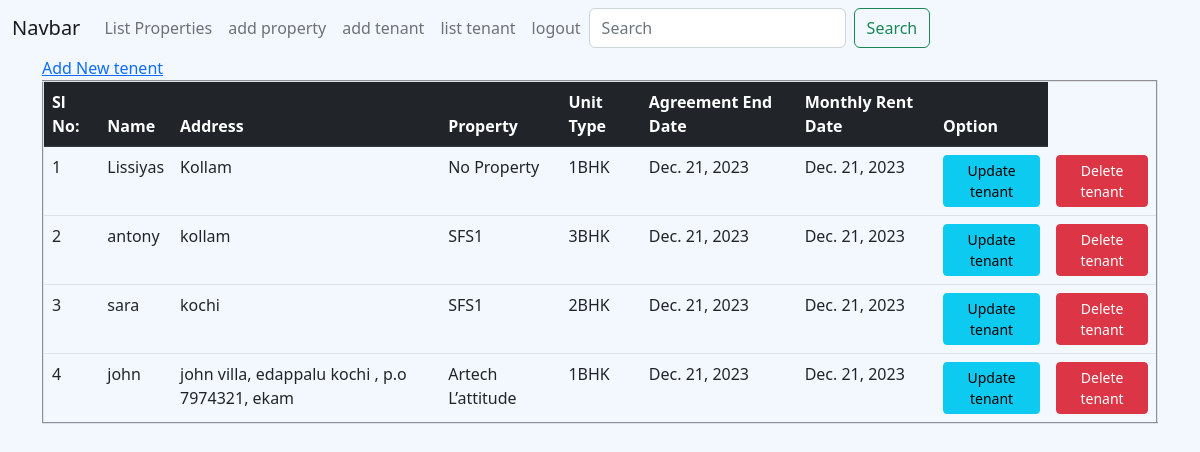
/list-tenant/ (signed in), run on an earlier commit of the app's database.
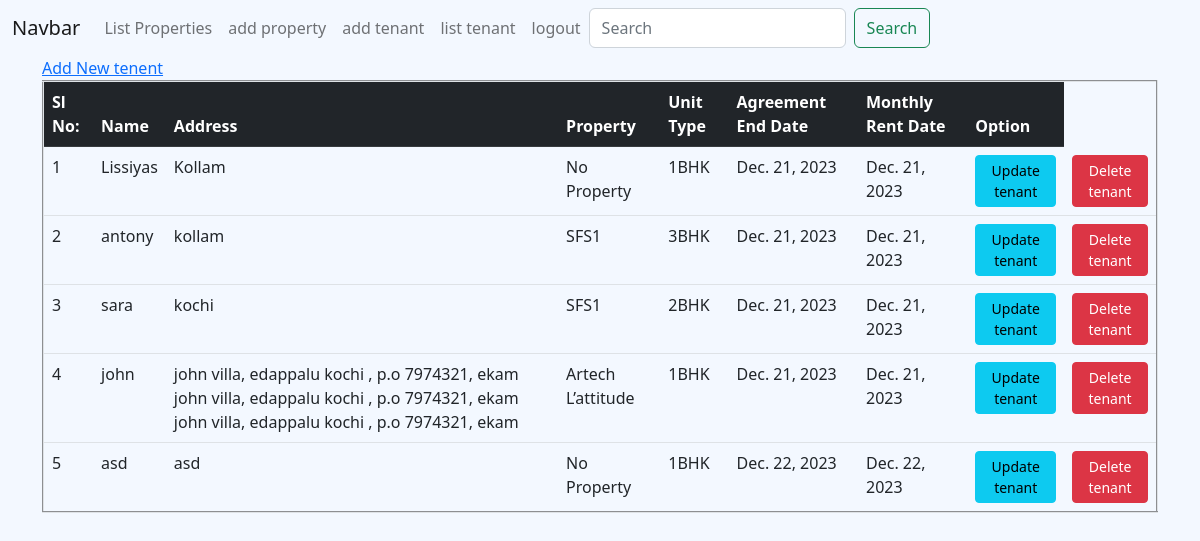
And on a later commit of the database.
### estate_admin/models.py (models this page shows, shortened)
class Tenant(models.Model):
    name = models.CharField(max_length=255)
    address = models.TextField()
    property = models.ForeignKey(Property, on_delete=models.SET_NULL, null=True, blank=True)
    unit_type = models.CharField(max_length=5, choices=UnitType.choices, default=UnitType.ONE_BHK)
    agreement_end_date = models.DateField(default=datetime.date.today)  # Corrected spelling
    monthly_rent_date = models.DateField(default=datetime.date.today)

class Property(models.Model):
    name = models.CharField(max_length=255)
    address = models.TextField()
    location = models.TextField(default ='tvm')
    features = models.TextField(default ='superb')
    flats_1bhk = models.PositiveIntegerField(default=0)
    flats_2bhk = models.PositiveIntegerField(default=0)
    flats_3bhk = models.PositiveIntegerField(default=0)
    flats_4bhk = models.PositiveIntegerField(default=0)

### estate_admin/views.py (the view)
# urls.py: path('list-tenant/', views.list_tenants, name='list_tenants'),
@login_required
def list_tenants(request):
    tenants = Tenant.objects.all()
    tenants_by_unit_type = {}
    for unit_type in UnitType:
        tenants_by_unit_type[unit_type.label] = Tenant.objects.filter(unit_type=unit_type.value)
    context = {
        'tenants': tenants,
    }
    return render(request, 'estate_admin/list_tenants.html', context)

### estate_admin/templates/estate_admin/list_tenants.html (shortened to what this page needs)
{% extends "estate_admin/index.html" %}
{% load static %}
{% block content %}
    <a href="{% url 'add_tenant' %}">Add New tenent</a>
   <table border="2" class="table">
    <thead class="table-dark">
        <tr>
            <th scope="col">Sl No:</th>
            <th scope="col">Name</th>
            <th scope="col">Address</th>
            <th scope="col">Property</th>
            <th scope="col">Unit Type</th>
            <th scope="col">Agreement End Date</th>
            <th scope="col">Monthly Rent Date</th>
            <th scope="col">Option</th>
        </tr>
    </thead>
    <tbody>
        {% for tenant in tenants %}
            <tr>
                <td>{{ forloop.counter }}</td>
                <td>{{ tenant.name }}</td>
                <td>{{ tenant.address }}</td>
                <td>
                    {% if tenant.property %}
                        {{ tenant.property.name }}
                    {% else %}
                        No Property
                    {% endif %}
                </td>
                <td>{{ tenant.unit_type }}</td>
                <td>{{ tenant.agreement_end_date }}</td>
                <td>{{ tenant.monthly_rent_date }}</td>
                <td><a href="{% url 'update_tenant' tenant_id=tenant.id %}" class="btn btn-info btn-sm d-block d-md-inline-block mb-2 mb-md-0">Update tenant</a></td>
                <td> <a href="{% url 'delete_tenant' tenant_id=tenant.id %}" class="btn btn-danger btn-sm d-block d-md-inline-block mb-2 mb-md-0">Delete tenant</a> </td>
            </tr>
        {% endfor %}
    </tbody>
</table>
{% endblock content %}

What changed in the data, as far as the page shows it:
changed Tenant "john": address "john villa, edappalu kochi , p.o 7974321, ekam" → "john villa, edappalu kochi , p.o 7974321, ekam john villa, edappalu kochi , p.o 7974321, ekam john villa, edappalu kochi , p.o 7974321, ekam"
added Tenant: name "asd", address "asd", shows "No Property", unit_type "1BHK", agreement_end_date "Dec. 22, 2023", monthly_rent_date "Dec. 22, 2023"
